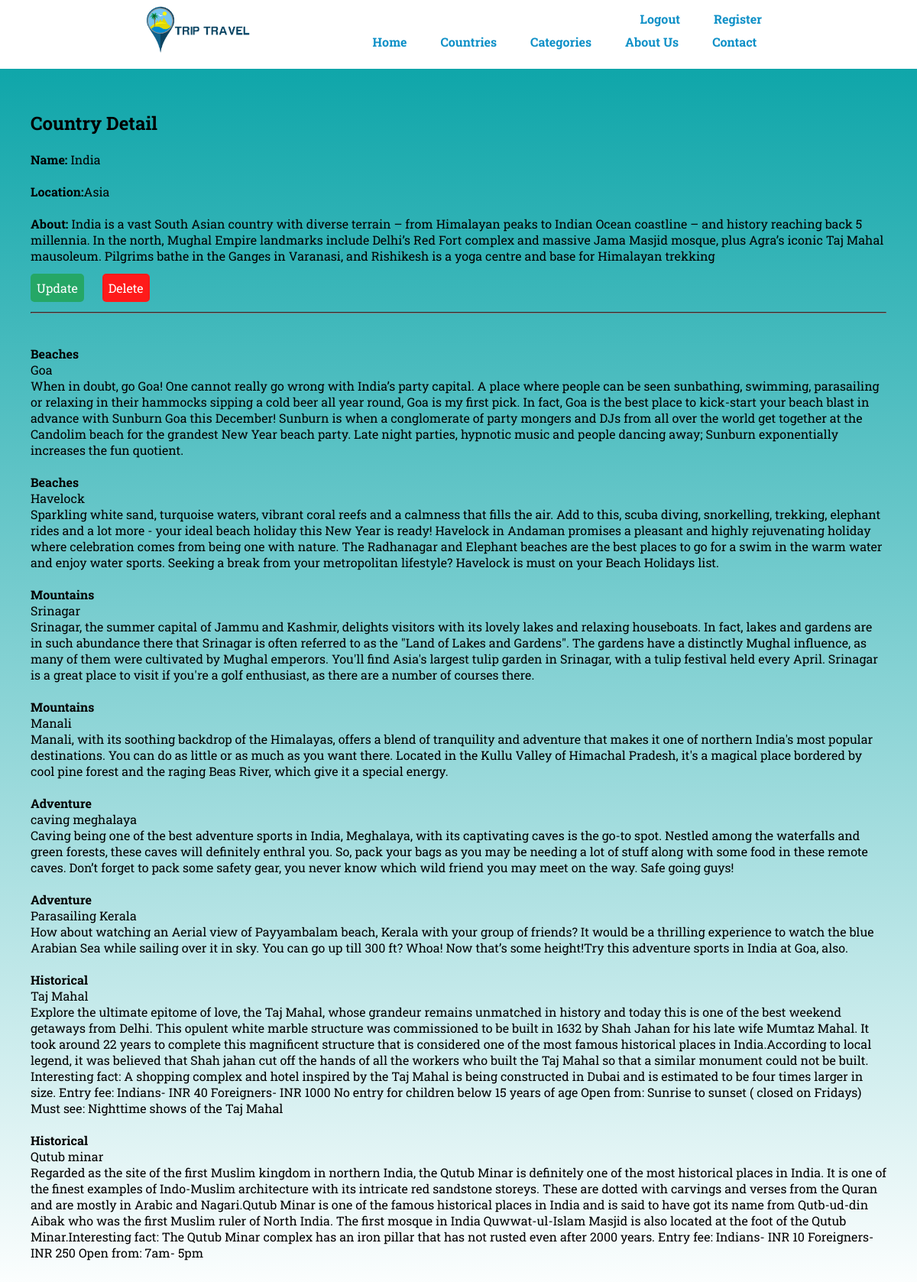
Screenshot of /countries_detail/C1/ (signed in) with the database file from the repository.
### home_page/models.py (models this page shows, shortened)
class Countries(models.Model):
    Id = models.CharField(primary_key=True,max_length=10)
    Name = models.CharField(max_length=50)
    Location = models.CharField(max_length=50)
    About = models.TextField()
    Image = models.ImageField(upload_to="Countries",blank=True,null=True)

class Cities(models.Model):
    Id = models.ForeignKey(Countries, related_name='cities')
    C_Id = models.CharField(primary_key=True,max_length=10)
    Name = models.CharField(max_length=50)
    Type = models.CharField(max_length=30)
    Best_time_to_visit = models.CharField(max_length=20)
    About = models.TextField()
    Image = models.ImageField(upload_to="Images",blank=True,null=True)

### login/views.py (the view)
# urls.py: url(r'^countries_detail/(?P<pk>[-\w{}.-]{1,4})/$', CountriesDetailView.as_view(), name='detail'),
class CountriesDetailView(DetailView):
    model=Countries
    template_name='home_page/countries_details.html'
    context_object_name= 'country'

### templates/home_page/countries_details.html (shortened to what this page needs)
<!DOCTYPE html>
{% load staticfiles %}
<html>
  <head>
    <link rel="stylesheet" type="text/css" href="{% static 'css/style.css' %}">
  </head>
  {% if user.is_superuser %}
  <body>
    <header class="hed">
  		<div class="hed-div">
  		<a href="index.html"><img src="{% static 'images/travel.jpg' %}" alt="Logo" width="150px" class="hed-div-img"><a>
  		<nav class="hed-nav">
        <div class="log-reg">
  				<ul>
  				{% if request.user.is_authenticated %}
  				<li><a href="{% url 'logout' %}">Logout</a></li>
  				{% else %}
  				<li> <a href="{% url 'user_login' %}">Login</a> </li>
  				{% endif %}
  				<li> <a href="{% url 'register' %}">Register</a> </li>
  			</ul>
  			</div>
  			<ul>
  				<li><a href="{% url 'index' %}">Home</a></li>
  				<li><a href="{% url 'home_page:countries' %}">Countries</a></li>
  				<li><a>Categories</a>
  				</li>
  				<li><a href="{% url 'home_page:aboutus' %}">About Us</a></li>
  				<li><a>Contact</a>
  				</li>
  			</ul>
  		</nav>
  		</div>
  	</header>
    <section>
    <div class="countrylist">
    <h1>Country Detail</h1> <br>
    <p><strong>Name:</strong> {{ country.Name }}</p> <br>
    <p><strong>Location:</strong>{{ country.Location }}  </p> <br>
    <p><strong>About:</strong> {{ country.About }}</p> <br>
    <div class="form">
         <a class="input anchor update" href="{% url 'countries_update' pk=country.Id %}">Update</a>
         <a class="input anchor delete" type="submit" href="{% url 'countries_delete' country.Id %}">Delete</a>
    </div>
    <br><hr><br>
    {% for i in country.cities.all %}
    <br>
  <strong>{{ i.Type }}<br></strong>
    {{i.Name }}<br>
    {{ i.About }}<br>
  {% endfor %}
  </div>
  </body>
  {% endif %}
</html>

### static/css/style.css (style rules this page uses)
* { margin: 0px; padding: 0px; font-family: 'Roboto Slab', serif; }
body { background: linear-gradient(to bottom,#02a1a5,#fff); background-size: cover; }
hr { border-color: #808080; }
.hed { background: #fff; height: 90px; max-height: 90px; }
.hed::after { content:" "; clear: both; display: block; }
.hed-div { max-width: 1000px; margin: 0px 183px; }
.log-reg { margin-left: 310px; display:block; text-decoration: none; }
.hed-div-img { float: left; }
.hed-nav { float: right; }
.hed-nav ul { max-height: 30px; }
.hed-nav ul li { display: inline-block; min-height: 20px; position: relative; }
.hed-nav ul li a { text-decoration: none; padding: 10px 20px; color: #0E90C7; font-weight: bolder; line-height: 50px; }
.countrylist { margin: 55px 40px; }
.countrylist a { text-decoration: none; }
.form a { text-decoration: none; }
.update { background: #25a766; color: #fff; }
.delete { background-color: #ff1a1a; color: #fff; }
.input { padding: 8px; border-radius: 5px; border: none; }

### rows the page displays
Countries: Name "India", Location "Asia", About "India is a vast South Asian country with diverse terrain – from Himalayan peaks to Indian Ocean coastline – and history reaching back 5 millennia. In the north, Mughal Empire landmarks include Delhi’s Red Fort complex and massive Jama Masjid mosque, plus Agra’s iconic Taj Mahal mausoleum. Pilgrims bathe in the Ganges in Varanasi, and Rishikesh is a yoga centre and base for Himalayan trekking"
Cities: Type "Beaches", Name "Goa", About "When in doubt, go Goa! One cannot really go wrong with India’s party capital. A place where people can be seen sunbathing, swimming, parasailing or relaxing in their hammocks sipping a cold beer all year round, Goa is my first pick. In fact, Goa is the best place to kick-start your beach blast in advance with Sunburn Goa this December! Sunburn is when a conglomerate of party mongers and DJs from all over the world get together at the Candolim beach for the grandest New Year beach party. Late night parties, hypnotic music and people dancing away; Sunburn exponentially increases the fun quotient."
Cities: Type "Beaches", Name "Havelock", About "Sparkling white sand, turquoise waters, vibrant coral reefs and a calmness that fills the air. Add to this, scuba diving, snorkelling, trekking, elephant rides and a lot more - your ideal beach holiday this New Year is ready! Havelock in Andaman promises a pleasant and highly rejuvenating holiday where celebration comes from being one with nature. The Radhanagar and Elephant beaches are the best places to go for a swim in the warm water and enjoy water sports. Seeking a break from your metropolitan lifestyle? Havelock is must on your Beach Holidays list."
Cities: Type "Mountains", Name "Srinagar", About "Srinagar, the summer capital of Jammu and Kashmir, delights visitors with its lovely lakes and relaxing houseboats. In fact, lakes and gardens are in such abundance there that Srinagar is often referred to as the \"Land of Lakes and Gardens\". The gardens have a distinctly Mughal influence, as many of them were cultivated by Mughal emperors. You'll find Asia's largest tulip garden in Srinagar, with a tulip festival held every April. Srinagar is a great place to visit if you're a golf enthusiast, as there are a number of courses there."
Cities: Type "Mountains", Name "Manali", About "Manali, with its soothing backdrop of the Himalayas, offers a blend of tranquility and adventure that makes it one of northern India's most popular destinations. You can do as little or as much as you want there. Located in the Kullu Valley of Himachal Pradesh, it's a magical place bordered by cool pine forest and the raging Beas River, which give it a special energy."
Cities: Type "Adventure", Name "caving meghalaya", About "Caving being one of the best adventure sports in India, Meghalaya, with its captivating caves is the go-to spot. Nestled among the waterfalls and green forests, these caves will definitely enthral you. So, pack your bags as you may be needing a lot of stuff along with some food in these remote caves. Don’t forget to pack some safety gear, you never know which wild friend you may meet on the way. Safe going guys!"
Cities: Type "Adventure", Name "Parasailing Kerala", About "How about watching an Aerial view of Payyambalam beach, Kerala with your group of friends? It would be a thrilling experience to watch the blue Arabian Sea while sailing over it in sky. You can go up till 300 ft? Whoa! Now that’s some height!Try this adventure sports in India at Goa, also."
Cities: Type "Historical", Name "Taj Mahal", About "Explore the ultimate epitome of love, the Taj Mahal, whose grandeur remains unmatched in history and today this is one of the best weekend getaways from Delhi. This opulent white marble structure was commissioned to be built in 1632 by Shah Jahan for his late wife Mumtaz Mahal. It took around 22 years to complete this magnificent structure that is considered one of the most famous historical places in India.According to local legend, it was believed that Shah jahan cut off the hands of all the workers who built the Taj Mahal so that a similar monument could not be built. Interesting fact: A shopping complex and hotel inspired by the Taj Mahal is being constructed in Dubai and is estimated…"
Cities: Type "Historical", Name "Qutub minar", About "Regarded as the site of the first Muslim kingdom in northern India, the Qutub Minar is definitely one of the most historical places in India. It is one of the finest examples of Indo-Muslim architecture with its intricate red sandstone storeys. These are dotted with carvings and verses from the Quran and are mostly in Arabic and Nagari.Qutub Minar is one of the famous historical places in India and is said to have got its name from Qutb-ud-din Aibak who was the first Muslim ruler of North India. The first mosque in India Quwwat-ul-Islam Masjid is also located at the foot of the Qutub Minar.Interesting fact: The Qutub Minar complex has an iron pillar that has not rusted even after 2000…"
